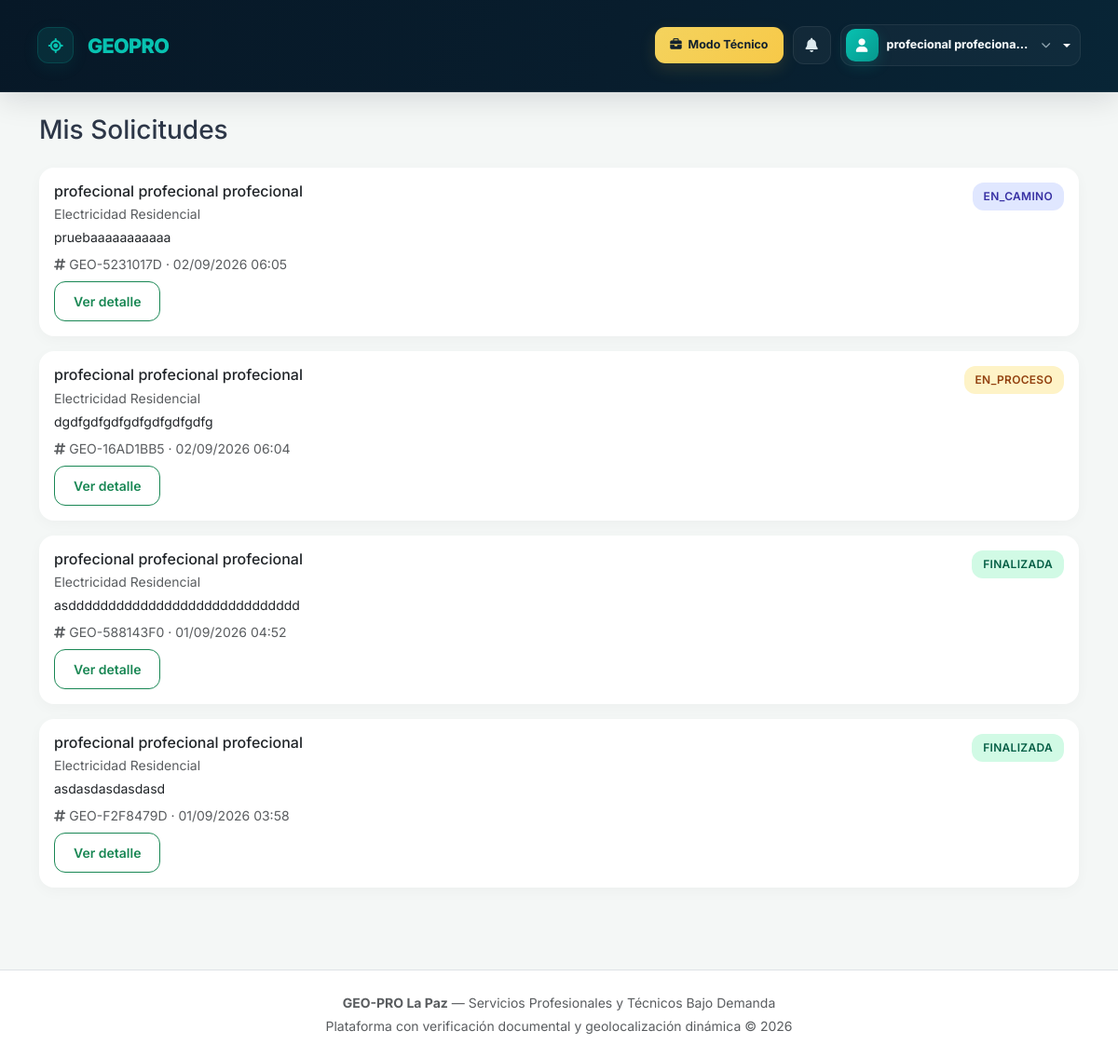
The page /public/solicitud/misSolicitudes (signed in) on the database as committed earlier.
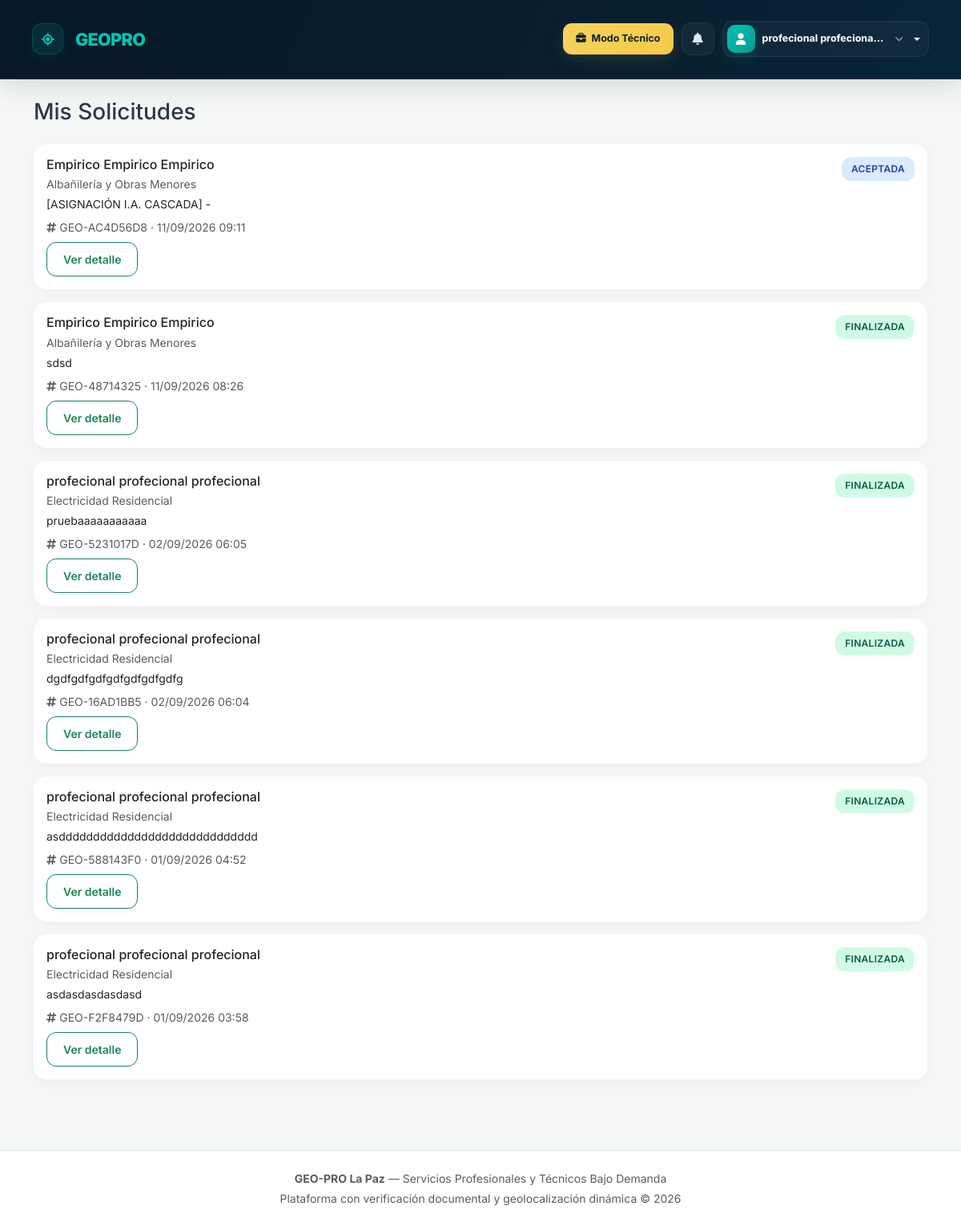
The same page on the database as committed later.
### tables this page shows
CREATE TABLE `solicitudes_servicio` (
  `id_solicitud` int(11) NOT NULL,
  `codigo_seguimiento` varchar(20) NOT NULL,
  `id_cliente` int(11) NOT NULL,
  `id_profesional` int(11) NOT NULL,
  `descripcion_problema` text NOT NULL,
  `direccion_servicio` varchar(255) NOT NULL,
  `macrodistrito` enum('ZONA_SUR','SOPOCACHI','CENTRO','MIRAFLORES','SAN_PEDRO','COTAHUMA','PERIFERICA','EL_ALTO') NOT NULL,
  `zona` varchar(100) NOT NULL,
  `latitud_destino` decimal(10,8) NOT NULL,
  `longitud_destino` decimal(11,8) NOT NULL,
  `estado_servicio` enum('PENDIENTE','ACEPTADA','EN_CAMINO','EN_PROCESO','FINALIZADA','CANCELADA') NOT NULL DEFAULT 'PENDIENTE',
  `precio_acordado` decimal(10,2) DEFAULT NULL,
  `tiempo_estimado_llegada_min` int(11) DEFAULT NULL,
  `motivo_cancelacion` varchar(255) DEFAULT NULL,
  `fecha_solicitud` timestamp NOT NULL DEFAULT current_timestamp(),
  `fecha_inicio_atencion` timestamp NULL DEFAULT NULL,
  `fecha_finalizacion` timestamp NULL DEFAULT NULL
);

CREATE TABLE `usuarios` (
  `id_usuario` int(11) NOT NULL,
  `id_rol` int(11) NOT NULL,
  `nombre` varchar(100) NOT NULL,
  `apellido` varchar(100) NOT NULL,
  `correo` varchar(120) NOT NULL,
  `celular` varchar(20) NOT NULL,
  `password` varchar(255) NOT NULL,
  `foto_perfil` varchar(255) DEFAULT NULL,
  `estado` enum('ACTIVO','INACTIVO','BLOQUEADO') NOT NULL DEFAULT 'ACTIVO',
  `token_recuperacion` varchar(255) DEFAULT NULL,
  `fecha_registro` timestamp NOT NULL DEFAULT current_timestamp()
);

CREATE TABLE `categorias` (
  `id_categoria` int(11) NOT NULL,
  `nombre_categoria` varchar(100) NOT NULL,
  `slug` varchar(120) NOT NULL,
  `descripcion` text DEFAULT NULL,
  `tipo_clasificacion` enum('TECNICO','EMPIRICO_OFICIO','AMBOS') NOT NULL DEFAULT 'AMBOS',
  `icono_fa` varchar(50) DEFAULT 'fa-solid fa-wrench',
  `estado` tinyint(1) NOT NULL DEFAULT 1,
  `fecha_creacion` timestamp NOT NULL DEFAULT current_timestamp()
);

### app/controllers/SolicitudController.php (called while the page is built, shortened)
<?php
class SolicitudController extends Controller {
    private Solicitud $solicitudModel;
    public function __construct() {
        $this->solicitudModel = new Solicitud();
    }
    public function misSolicitudes() {
        $db = Database::getInstance()->getConnection();
        $stmt = $db->prepare("SELECT id_cliente FROM clientes WHERE id_usuario = :id LIMIT 1");
        $stmt->execute([':id' => $_SESSION['user_id']]);
        $cliente = $stmt->fetch();
        $solicitudes = $cliente ? $this->solicitudModel->listarPorCliente((int) $cliente['id_cliente']) : [];
        $this->view('cliente/mis_solicitudes', [
            'titulo'      => 'GEO-PRO | Mis Solicitudes',
            'solicitudes' => $solicitudes
        ]);
    }
}

### public/index.php (called while the page is built, shortened)
<?php
require_once '../app/config/Database.php';
spl_autoload_register(function ($clase) {
    $directorios = [
        '../core/',
        '../app/controllers/',
        '../app/models/',
        '../app/config/'
    ];
    foreach ($directorios as $dir) {
        $archivo = $dir . $clase . '.php';
        if (file_exists($archivo)) {
            return;
        }
    }
});
$app = new Router();
$app->run();

### app/config/Database.php (called while the page is built)
<?php
class Database {
    private static ?Database $instance = null;
    private ?PDO $conn = null;
    private function __construct() {
        try {
            $dsn = "mysql:host=" . DB_HOST . ";port=" . DB_PORT . ";dbname=" . DB_NAME . ";charset=" . DB_CHARSET;
            $options = [
                PDO::ATTR_ERRMODE            => PDO::ERRMODE_EXCEPTION,
                PDO::ATTR_DEFAULT_FETCH_MODE => PDO::FETCH_ASSOC,
                PDO::ATTR_EMULATE_PREPARES   => false,
                PDO::ATTR_TIMEOUT            => 10,
            ];
            $this->conn = new PDO($dsn, DB_USER, DB_PASS, $options);
            $this->conn->exec("SET SESSION innodb_lock_wait_timeout = 10");
            $this->conn->exec("SET SESSION wait_timeout = 30");
        } catch (PDOException $e) {
            die("Error crítico de conexión a la base de datos: " . $e->getMessage());
        }
    }
    public static function getInstance(): Database {
        if (self::$instance === null) {
            self::$instance = new Database();
        }
        return self::$instance;
    }
    public function getConnection(): PDO {
        return $this->conn;
    }
}

### app/models/Solicitud.php (called while the page is built, shortened)
<?php
class Solicitud {
    private PDO $db;
    public function __construct() {
        $this->db = Database::getInstance()->getConnection();
    }
    public function listarPorCliente(int $idCliente): array {
        $stmt = $this->db->prepare("
            SELECT s.id_solicitud, s.codigo_seguimiento, s.descripcion_problema, s.estado_servicio, s.fecha_solicitud,
                   u.nombre AS prof_nombre, u.apellido AS prof_apellido, c.nombre_categoria
            FROM solicitudes_servicio s
            INNER JOIN profesionales p ON s.id_profesional = p.id_profesional
            INNER JOIN usuarios u ON p.id_usuario = u.id_usuario
            INNER JOIN categorias c ON p.id_categoria = c.id_categoria
            WHERE s.id_cliente = :id_cliente
            ORDER BY s.fecha_solicitud DESC
        ");
        $stmt->execute([':id_cliente' => $idCliente]);
        return $stmt->fetchAll();
    }
}

### app/helpers/estado_helper.php (called while the page is built)
<?php
function claseBadgeEstado(string $estado): string {
    $mapa = [
        'PENDIENTE'  => 'badge-pendiente',
        'ACEPTADA'   => 'badge-aceptada',
        'EN_CAMINO'  => 'badge-en_camino',
        'EN_PROCESO' => 'badge-en_proceso',
        'FINALIZADA' => 'badge-finalizada',
        'CANCELADA'  => 'badge-cancelada',
        'APROBADO'   => 'badge-aprobado',
        'RECHAZADO'  => 'badge-rechazado',
    ];
    return $mapa[$estado] ?? 'badge-pendiente';
}

### app/views/cliente/mis_solicitudes.php (the view, shortened to what this page needs)
<?php require_once "../app/views/layouts/header.php"; ?>
<div class="container py-4">
    <h3 class="mb-4">Mis Solicitudes</h3>
    <?php foreach ($solicitudes as $s): ?>
        <div class="card mb-3">
            <div class="card-body">
                <div class="d-flex justify-content-between align-items-start">
                    <div>
                        <h6 class="mb-1"><?= htmlspecialchars($s['prof_nombre'] . ' ' . $s['prof_apellido']) ?></h6>
                        <p class="text-muted small mb-1"><?= htmlspecialchars($s['nombre_categoria']) ?></p>
                    </div>
                    <span class="badge-estado <?= claseBadgeEstado($s['estado_servicio']) ?>"><?= htmlspecialchars($s['estado_servicio']) ?></span>
                </div>
                <p class="small mb-2"><?= htmlspecialchars(substr($s['descripcion_problema'], 0, 150)) ?></p>
                <p class="text-muted small mb-2">
                    <i class="fa-solid fa-hashtag"></i> <?= htmlspecialchars($s['codigo_seguimiento']) ?>
                    · <?= date('d/m/Y H:i', strtotime($s['fecha_solicitud'])) ?>
                </p>
                <a href="<?= BASE_URL ?>/solicitud/detalle/<?= $s['id_solicitud'] ?>" class="btn btn-sm btn-outline-success">
                    Ver detalle
                </a>
            </div>
        </div>
    <?php endforeach; ?>
</div>
<?php require_once "../app/views/layouts/footer.php"; ?>

Rows that differ between the two databases and show on the page:
added solicitudes_servicio: usuarios.nombre+apellido "Empirico Empirico Empirico", categorias.nombre_categoria "Albañilería y Obras Menores", estado_servicio "ACEPTADA", descripcion_problema "[ASIGNACIÓN I.A. CASCADA] -", codigo_seguimiento "GEO-AC4D56D8", fecha_solicitud "11/09/2026 09:11"
added solicitudes_servicio: usuarios.nombre+apellido "Empirico Empirico Empirico", categorias.nombre_categoria "Albañilería y Obras Menores", estado_servicio "FINALIZADA", descripcion_problema "sdsd", codigo_seguimiento "GEO-48714325", fecha_solicitud "11/09/2026 08:26"
changed solicitudes_servicio "pruebaaaaaaaaaaa": estado_servicio "EN_CAMINO" → "FINALIZADA"
changed solicitudes_servicio "dgdfgdfgdfgdfgdfgdfgdfg": estado_servicio "EN_PROCESO" → "FINALIZADA"
